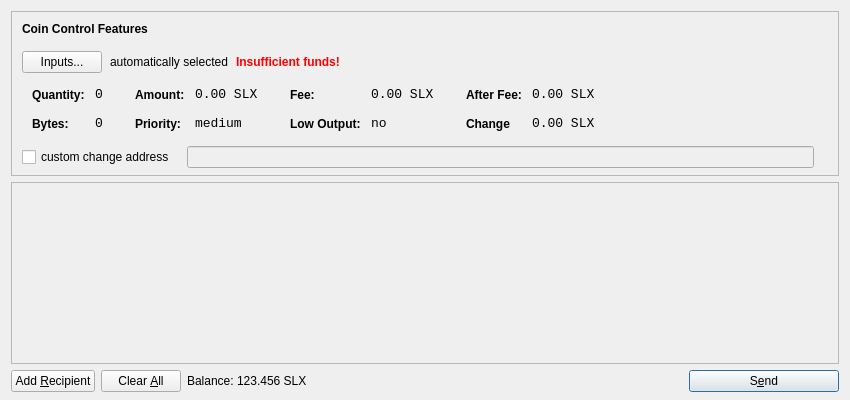
<?xml version="1.0" encoding="UTF-8"?>
<ui version="4.0">
 <class>SendCoinsDialog</class>
 <widget class="QDialog" name="SendCoinsDialog">
  <property name="geometry">
   <rect>
    <x>0</x>
    <y>0</y>
    <width>850</width>
    <height>400</height>
   </rect>
  </property>
  <property name="windowTitle">
   <string>Send Coins</string>
  </property>
  <layout class="QVBoxLayout" name="verticalLayout" stretch="0,1,0">
   <property name="bottomMargin">
    <number>8</number>
   </property>
   <item>
    <widget class="QFrame" name="frameCoinControl">
     <property name="sizePolicy">
      <sizepolicy hsizetype="Expanding" vsizetype="Expanding">
       <horstretch>0</horstretch>
       <verstretch>0</verstretch>
      </sizepolicy>
     </property>
     <property name="maximumSize">
      <size>
       <width>16777215</width>
       <height>16777215</height>
      </size>
     </property>
     <property name="frameShape">
      <enum>QFrame::StyledPanel</enum>
     </property>
     <property name="frameShadow">
      <enum>QFrame::Sunken</enum>
     </property>
     <layout class="QVBoxLayout" name="verticalLayoutCoinControl2">
      <property name="spacing">
       <number>-1</number>
      </property>
      <property name="leftMargin">
       <number>0</number>
      </property>
      <property name="topMargin">
       <number>0</number>
      </property>
      <property name="rightMargin">
       <number>0</number>
      </property>
      <property name="bottomMargin">
       <number>6</number>
      </property>
      <item>
       <layout class="QVBoxLayout" name="verticalLayoutCoinControl" stretch="0,0,0,0,1">
        <property name="spacing">
         <number>0</number>
        </property>
        <property name="leftMargin">
         <number>10</number>
        </property>
        <property name="topMargin">
         <number>10</number>
        </property>
        <item>
         <layout class="QHBoxLayout" name="horizontalLayoutCoinControl1">
          <property name="bottomMargin">
           <number>15</number>
          </property>
          <item>
           <widget class="QLabel" name="labelCoinControlFeatures">
            <property name="sizePolicy">
             <sizepolicy hsizetype="Preferred" vsizetype="Maximum">
              <horstretch>0</horstretch>
              <verstretch>0</verstretch>
             </sizepolicy>
            </property>
            <property name="font">
             <font>
              <weight>75</weight>
              <bold>true</bold>
             </font>
            </property>
            <property name="styleSheet">
             <string notr="true">font-weight:bold;</string>
            </property>
            <property name="text">
             <string>Coin Control Features</string>
            </property>
           </widget>
          </item>
         </layout>
        </item>
        <item>
         <layout class="QHBoxLayout" name="horizontalLayoutCoinControl2" stretch="0,0,0,0">
          <property name="spacing">
           <number>8</number>
          </property>
          <property name="bottomMargin">
           <number>10</number>
          </property>
          <item>
           <widget class="QPushButton" name="pushButtonCoinControl">
            <property name="styleSheet">
             <string notr="true"/>
            </property>
            <property name="text">
             <string>Inputs...</string>
            </property>
           </widget>
          </item>
          <item>
           <widget class="QLabel" name="labelCoinControlAutomaticallySelected">
            <property name="text">
             <string>automatically selected</string>
            </property>
            <property name="margin">
             <number>5</number>
            </property>
           </widget>
          </item>
          <item>
           <widget class="QLabel" name="labelCoinControlInsuffFunds">
            <property name="font">
             <font>
              <weight>75</weight>
              <bold>true</bold>
             </font>
            </property>
            <property name="styleSheet">
             <string notr="true">color:red;font-weight:bold;</string>
            </property>
            <property name="text">
             <string>Insufficient funds!</string>
            </property>
            <property name="margin">
             <number>5</number>
            </property>
           </widget>
          </item>
          <item>
           <spacer name="horizontalSpacerCoinControl">
            <property name="orientation">
             <enum>Qt::Horizontal</enum>
            </property>
            <property name="sizeHint" stdset="0">
             <size>
              <width>40</width>
              <height>1</height>
             </size>
            </property>
           </spacer>
          </item>
         </layout>
        </item>
        <item>
         <widget class="QWidget" name="widgetCoinControl" native="true">
          <property name="sizePolicy">
           <sizepolicy hsizetype="Preferred" vsizetype="Preferred">
            <horstretch>0</horstretch>
            <verstretch>0</verstretch>
           </sizepolicy>
          </property>
          <property name="minimumSize">
           <size>
            <width>0</width>
            <height>0</height>
           </size>
          </property>
          <property name="styleSheet">
           <string notr="true"/>
          </property>
          <layout class="QHBoxLayout" name="horizontalLayoutCoinControl5">
           <property name="margin">
            <number>0</number>
           </property>
           <item>
            <layout class="QHBoxLayout" name="horizontalLayoutCoinControl3" stretch="0,0,0,1">
             <property name="spacing">
              <number>20</number>
             </property>
             <property name="topMargin">
              <number>0</number>
             </property>
             <property name="bottomMargin">
              <number>10</number>
             </property>
             <item>
              <layout class="QFormLayout" name="formLayoutCoinControl1">
               <property name="horizontalSpacing">
                <number>10</number>
               </property>
               <property name="verticalSpacing">
                <number>14</number>
               </property>
               <property name="leftMargin">
                <number>10</number>
               </property>
               <property name="topMargin">
                <number>4</number>
               </property>
               <property name="rightMargin">
                <number>6</number>
               </property>
               <item row="0" column="0">
                <widget class="QLabel" name="labelCoinControlQuantityText">
                 <property name="styleSheet">
                  <string notr="true">font-weight:bold;</string>
                 </property>
                 <property name="text">
                  <string>Quantity:</string>
                 </property>
                 <property name="margin">
                  <number>0</number>
                 </property>
                </widget>
               </item>
               <item row="0" column="1">
                <widget class="QLabel" name="labelCoinControlQuantity">
                 <property name="font">
                  <font>
                   <family>Monospace</family>
                   <pointsize>10</pointsize>
                  </font>
                 </property>
                 <property name="cursor">
                  <cursorShape>IBeamCursor</cursorShape>
                 </property>
                 <property name="contextMenuPolicy">
                  <enum>Qt::ActionsContextMenu</enum>
                 </property>
                 <property name="text">
                  <string>0</string>
                 </property>
                 <property name="margin">
                  <number>0</number>
                 </property>
                 <property name="textInteractionFlags">
                  <set>Qt::LinksAccessibleByMouse|Qt::TextSelectableByKeyboard|Qt::TextSelectableByMouse</set>
                 </property>
                </widget>
               </item>
               <item row="1" column="0">
                <widget class="QLabel" name="labelCoinControlBytesText">
                 <property name="styleSheet">
                  <string notr="true">font-weight:bold;</string>
                 </property>
                 <property name="text">
                  <string>Bytes:</string>
                 </property>
                </widget>
               </item>
               <item row="1" column="1">
                <widget class="QLabel" name="labelCoinControlBytes">
                 <property name="font">
                  <font>
                   <family>Monospace</family>
                   <pointsize>10</pointsize>
                  </font>
                 </property>
                 <property name="cursor">
                  <cursorShape>IBeamCursor</cursorShape>
                 </property>
                 <property name="contextMenuPolicy">
                  <enum>Qt::ActionsContextMenu</enum>
                 </property>
                 <property name="text">
                  <string>0</string>
                 </property>
                 <property name="textInteractionFlags">
                  <set>Qt::LinksAccessibleByMouse|Qt::TextSelectableByKeyboard|Qt::TextSelectableByMouse</set>
                 </property>
                </widget>
               </item>
              </layout>
             </item>
             <item>
              <layout class="QFormLayout" name="formLayoutCoinControl2">
               <property name="horizontalSpacing">
                <number>10</number>
               </property>
               <property name="verticalSpacing">
                <number>14</number>
               </property>
               <property name="leftMargin">
                <number>6</number>
               </property>
               <property name="topMargin">
                <number>4</number>
               </property>
               <property name="rightMargin">
                <number>6</number>
               </property>
               <item row="0" column="0">
                <widget class="QLabel" name="labelCoinControlAmountText">
                 <property name="styleSheet">
                  <string notr="true">font-weight:bold;</string>
                 </property>
                 <property name="text">
                  <string>Amount:</string>
                 </property>
                 <property name="margin">
                  <number>0</number>
                 </property>
                </widget>
               </item>
               <item row="0" column="1">
                <widget class="QLabel" name="labelCoinControlAmount">
                 <property name="font">
                  <font>
                   <family>Monospace</family>
                   <pointsize>10</pointsize>
                  </font>
                 </property>
                 <property name="cursor">
                  <cursorShape>IBeamCursor</cursorShape>
                 </property>
                 <property name="contextMenuPolicy">
                  <enum>Qt::ActionsContextMenu</enum>
                 </property>
                 <property name="text">
                  <string>0.00 SLX</string>
                 </property>
                 <property name="textInteractionFlags">
                  <set>Qt::LinksAccessibleByMouse|Qt::TextSelectableByKeyboard|Qt::TextSelectableByMouse</set>
                 </property>
                </widget>
               </item>
               <item row="1" column="0">
                <widget class="QLabel" name="labelCoinControlPriorityText">
                 <property name="styleSheet">
                  <string notr="true">font-weight:bold;</string>
                 </property>
                 <property name="text">
                  <string>Priority:</string>
                 </property>
                </widget>
               </item>
               <item row="1" column="1">
                <widget class="QLabel" name="labelCoinControlPriority">
                 <property name="font">
                  <font>
                   <family>Monospace</family>
                   <pointsize>10</pointsize>
                  </font>
                 </property>
                 <property name="cursor">
                  <cursorShape>IBeamCursor</cursorShape>
                 </property>
                 <property name="contextMenuPolicy">
                  <enum>Qt::ActionsContextMenu</enum>
                 </property>
                 <property name="text">
                  <string>medium</string>
                 </property>
                 <property name="textInteractionFlags">
                  <set>Qt::LinksAccessibleByMouse|Qt::TextSelectableByKeyboard|Qt::TextSelectableByMouse</set>
                 </property>
                </widget>
               </item>
              </layout>
             </item>
             <item>
              <layout class="QFormLayout" name="formLayoutCoinControl3">
               <property name="horizontalSpacing">
                <number>10</number>
               </property>
               <property name="verticalSpacing">
                <number>14</number>
               </property>
               <property name="leftMargin">
                <number>6</number>
               </property>
               <property name="topMargin">
                <number>4</number>
               </property>
               <property name="rightMargin">
                <number>6</number>
               </property>
               <item row="0" column="0">
                <widget class="QLabel" name="labelCoinControlFeeText">
                 <property name="styleSheet">
                  <string notr="true">font-weight:bold;</string>
                 </property>
                 <property name="text">
                  <string>Fee:</string>
                 </property>
                 <property name="margin">
                  <number>0</number>
                 </property>
                </widget>
               </item>
               <item row="0" column="1">
                <widget class="QLabel" name="labelCoinControlFee">
                 <property name="font">
                  <font>
                   <family>Monospace</family>
                   <pointsize>10</pointsize>
                  </font>
                 </property>
                 <property name="cursor">
                  <cursorShape>IBeamCursor</cursorShape>
                 </property>
                 <property name="contextMenuPolicy">
                  <enum>Qt::ActionsContextMenu</enum>
                 </property>
                 <property name="text">
                  <string>0.00 SLX</string>
                 </property>
                 <property name="textInteractionFlags">
                  <set>Qt::LinksAccessibleByMouse|Qt::TextSelectableByKeyboard|Qt::TextSelectableByMouse</set>
                 </property>
                </widget>
               </item>
               <item row="1" column="0">
                <widget class="QLabel" name="labelCoinControlLowOutputText">
                 <property name="styleSheet">
                  <string notr="true">font-weight:bold;</string>
                 </property>
                 <property name="text">
                  <string>Low Output:</string>
                 </property>
                </widget>
               </item>
               <item row="1" column="1">
                <widget class="QLabel" name="labelCoinControlLowOutput">
                 <property name="font">
                  <font>
                   <family>Monospace</family>
                   <pointsize>10</pointsize>
                  </font>
                 </property>
                 <property name="cursor">
                  <cursorShape>IBeamCursor</cursorShape>
                 </property>
                 <property name="contextMenuPolicy">
                  <enum>Qt::ActionsContextMenu</enum>
                 </property>
                 <property name="text">
                  <string>no</string>
                 </property>
                 <property name="textInteractionFlags">
                  <set>Qt::LinksAccessibleByMouse|Qt::TextSelectableByKeyboard|Qt::TextSelectableByMouse</set>
                 </property>
                </widget>
               </item>
              </layout>
             </item>
             <item>
              <layout class="QFormLayout" name="formLayoutCoinControl4">
               <property name="horizontalSpacing">
                <number>10</number>
               </property>
               <property name="verticalSpacing">
                <number>14</number>
               </property>
               <property name="leftMargin">
                <number>6</number>
               </property>
               <property name="topMargin">
                <number>4</number>
               </property>
               <property name="rightMargin">
                <number>6</number>
               </property>
               <item row="0" column="0">
                <widget class="QLabel" name="labelCoinControlAfterFeeText">
                 <property name="styleSheet">
                  <string notr="true">font-weight:bold;</string>
                 </property>
                 <property name="text">
                  <string>After Fee:</string>
                 </property>
                 <property name="margin">
                  <number>0</number>
                 </property>
                </widget>
               </item>
               <item row="0" column="1">
                <widget class="QLabel" name="labelCoinControlAfterFee">
                 <property name="font">
                  <font>
                   <family>Monospace</family>
                   <pointsize>10</pointsize>
                  </font>
                 </property>
                 <property name="cursor">
                  <cursorShape>IBeamCursor</cursorShape>
                 </property>
                 <property name="contextMenuPolicy">
                  <enum>Qt::ActionsContextMenu</enum>
                 </property>
                 <property name="text">
                  <string>0.00 SLX</string>
                 </property>
                 <property name="textInteractionFlags">
                  <set>Qt::LinksAccessibleByMouse|Qt::TextSelectableByKeyboard|Qt::TextSelectableByMouse</set>
                 </property>
                </widget>
               </item>
               <item row="1" column="0">
                <widget class="QLabel" name="labelCoinControlChangeText">
                 <property name="styleSheet">
                  <string notr="true">font-weight:bold;</string>
                 </property>
                 <property name="text">
                  <string>Change</string>
                 </property>
                </widget>
               </item>
               <item row="1" column="1">
                <widget class="QLabel" name="labelCoinControlChange">
                 <property name="font">
                  <font>
                   <family>Monospace</family>
                   <pointsize>10</pointsize>
                  </font>
                 </property>
                 <property name="cursor">
                  <cursorShape>IBeamCursor</cursorShape>
                 </property>
                 <property name="contextMenuPolicy">
                  <enum>Qt::ActionsContextMenu</enum>
                 </property>
                 <property name="text">
                  <string>0.00 SLX</string>
                 </property>
                 <property name="textInteractionFlags">
                  <set>Qt::LinksAccessibleByMouse|Qt::TextSelectableByKeyboard|Qt::TextSelectableByMouse</set>
                 </property>
                </widget>
               </item>
              </layout>
             </item>
            </layout>
           </item>
          </layout>
         </widget>
        </item>
        <item>
         <layout class="QHBoxLayout" name="horizontalLayoutCoinControl4" stretch="0,0,0">
          <property name="spacing">
           <number>12</number>
          </property>
          <property name="sizeConstraint">
           <enum>QLayout::SetDefaultConstraint</enum>
          </property>
          <property name="topMargin">
           <number>5</number>
          </property>
          <property name="rightMargin">
           <number>5</number>
          </property>
          <item>
           <widget class="QCheckBox" name="checkBoxCoinControlChange">
            <property name="text">
             <string>custom change address</string>
            </property>
           </widget>
          </item>
          <item>
           <widget class="QLineEdit" name="lineEditCoinControlChange">
            <property name="enabled">
             <bool>false</bool>
            </property>
            <property name="sizePolicy">
             <sizepolicy hsizetype="Expanding" vsizetype="Fixed">
              <horstretch>0</horstretch>
              <verstretch>0</verstretch>
             </sizepolicy>
            </property>
           </widget>
          </item>
          <item>
           <widget class="QLabel" name="labelCoinControlChangeLabel">
            <property name="sizePolicy">
             <sizepolicy hsizetype="Preferred" vsizetype="Expanding">
              <horstretch>0</horstretch>
              <verstretch>0</verstretch>
             </sizepolicy>
            </property>
            <property name="minimumSize">
             <size>
              <width>0</width>
              <height>0</height>
             </size>
            </property>
            <property name="text">
             <string/>
            </property>
            <property name="margin">
             <number>3</number>
            </property>
           </widget>
          </item>
         </layout>
        </item>
        <item>
         <spacer name="verticalSpacerCoinControl">
          <property name="orientation">
           <enum>Qt::Vertical</enum>
          </property>
          <property name="sizeHint" stdset="0">
           <size>
            <width>800</width>
            <height>1</height>
           </size>
          </property>
         </spacer>
        </item>
       </layout>
      </item>
     </layout>
    </widget>
   </item>
   <item>
    <widget class="QScrollArea" name="scrollArea">
     <property name="widgetResizable">
      <bool>true</bool>
     </property>
     <widget class="QWidget" name="scrollAreaWidgetContents">
      <property name="geometry">
       <rect>
        <x>0</x>
        <y>0</y>
        <width>830</width>
        <height>165</height>
       </rect>
      </property>
      <layout class="QVBoxLayout" name="verticalLayout_2">
       <property name="margin">
        <number>0</number>
       </property>
       <item>
        <layout class="QVBoxLayout" name="entries">
         <property name="spacing">
          <number>6</number>
         </property>
        </layout>
       </item>
       <item>
        <spacer name="verticalSpacer">
         <property name="orientation">
          <enum>Qt::Vertical</enum>
         </property>
         <property name="sizeHint" stdset="0">
          <size>
           <width>20</width>
           <height>40</height>
          </size>
         </property>
        </spacer>
       </item>
      </layout>
     </widget>
    </widget>
   </item>
   <item>
    <layout class="QHBoxLayout" name="horizontalLayout">
     <item>
      <widget class="QPushButton" name="addButton">
       <property name="toolTip">
        <string>Send to multiple recipients at once</string>
       </property>
       <property name="text">
        <string>Add &amp;Recipient</string>
       </property>
       <property name="icon">
        <iconset resource="../bitcoin.qrc">
         <normaloff>:/icons/add</normaloff>:/icons/add</iconset>
       </property>
       <property name="autoDefault">
        <bool>false</bool>
       </property>
      </widget>
     </item>
     <item>
      <widget class="QPushButton" name="clearButton">
       <property name="sizePolicy">
        <sizepolicy hsizetype="Minimum" vsizetype="Fixed">
         <horstretch>0</horstretch>
         <verstretch>0</verstretch>
        </sizepolicy>
       </property>
       <property name="toolTip">
        <string>Remove all transaction fields</string>
       </property>
       <property name="text">
        <string>Clear &amp;All</string>
       </property>
       <property name="icon">
        <iconset resource="../bitcoin.qrc">
         <normaloff>:/icons/remove</normaloff>:/icons/remove</iconset>
       </property>
       <property name="autoRepeatDelay">
        <number>300</number>
       </property>
       <property name="autoDefault">
        <bool>false</bool>
       </property>
      </widget>
     </item>
     <item>
      <layout class="QHBoxLayout" name="horizontalLayout_2">
       <property name="spacing">
        <number>3</number>
       </property>
       <item>
        <widget class="QLabel" name="label">
         <property name="sizePolicy">
          <sizepolicy hsizetype="Preferred" vsizetype="Fixed">
           <horstretch>0</horstretch>
           <verstretch>0</verstretch>
          </sizepolicy>
         </property>
         <property name="text">
          <string>Balance:</string>
         </property>
        </widget>
       </item>
       <item>
        <widget class="QLabel" name="labelBalance">
         <property name="sizePolicy">
          <sizepolicy hsizetype="Preferred" vsizetype="Fixed">
           <horstretch>0</horstretch>
           <verstretch>0</verstretch>
          </sizepolicy>
         </property>
         <property name="cursor">
          <cursorShape>IBeamCursor</cursorShape>
         </property>
         <property name="text">
          <string>123.456 SLX</string>
         </property>
         <property name="textInteractionFlags">
          <set>Qt::LinksAccessibleByMouse|Qt::TextSelectableByKeyboard|Qt::TextSelectableByMouse</set>
         </property>
        </widget>
       </item>
      </layout>
     </item>
     <item>
      <spacer name="horizontalSpacer">
       <property name="orientation">
        <enum>Qt::Horizontal</enum>
       </property>
       <property name="sizeHint" stdset="0">
        <size>
         <width>40</width>
         <height>20</height>
        </size>
       </property>
      </spacer>
     </item>
     <item>
      <widget class="QPushButton" name="sendButton">
       <property name="minimumSize">
        <size>
         <width>150</width>
         <height>0</height>
        </size>
       </property>
       <property name="toolTip">
        <string>Confirm the send action</string>
       </property>
       <property name="text">
        <string>S&amp;end</string>
       </property>
       <property name="icon">
        <iconset resource="../bitcoin.qrc">
         <normaloff>:/icons/send</normaloff>:/icons/send</iconset>
       </property>
       <property name="default">
        <bool>true</bool>
       </property>
      </widget>
     </item>
    </layout>
   </item>
  </layout>
 </widget>
 <resources>
  <include location="../bitcoin.qrc"/>
 </resources>
 <connections/>
</ui>
